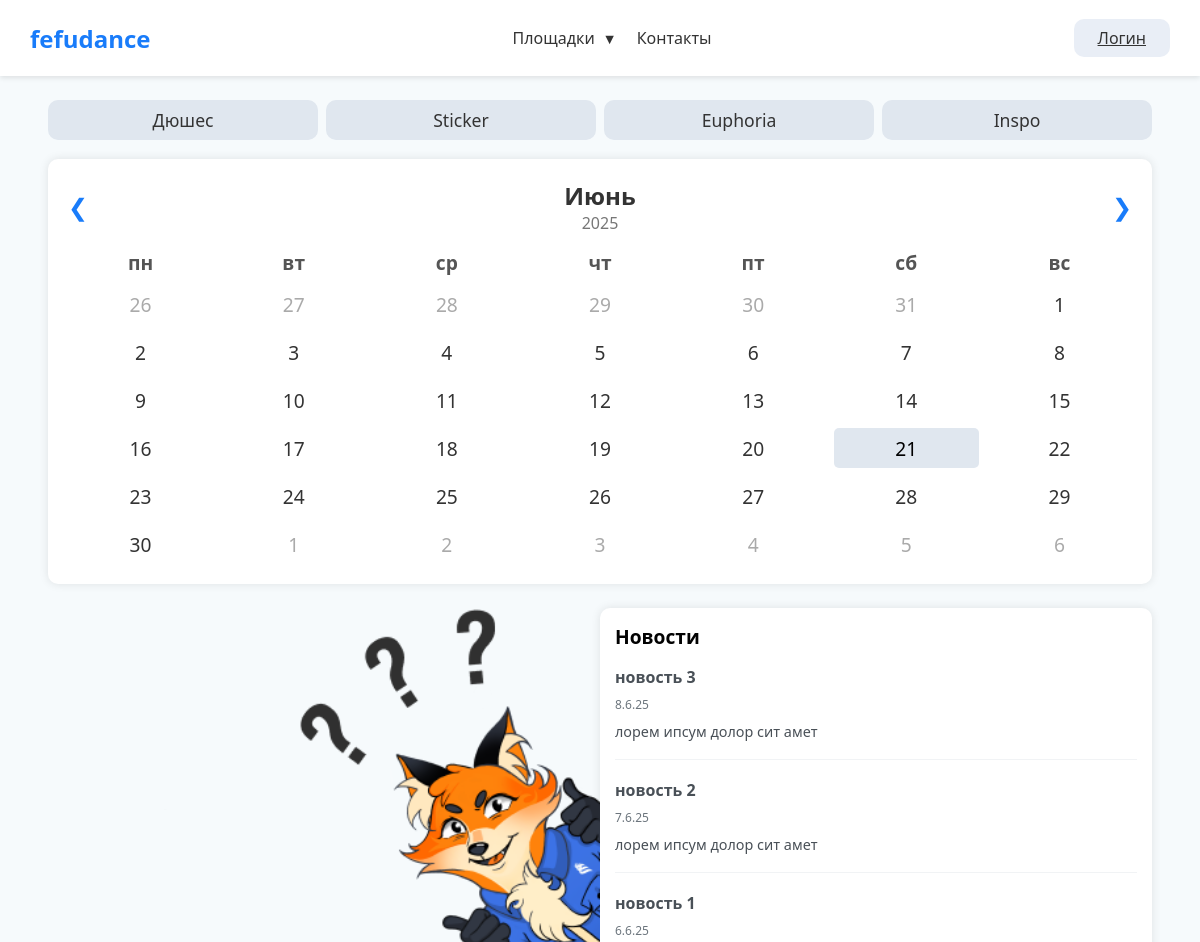
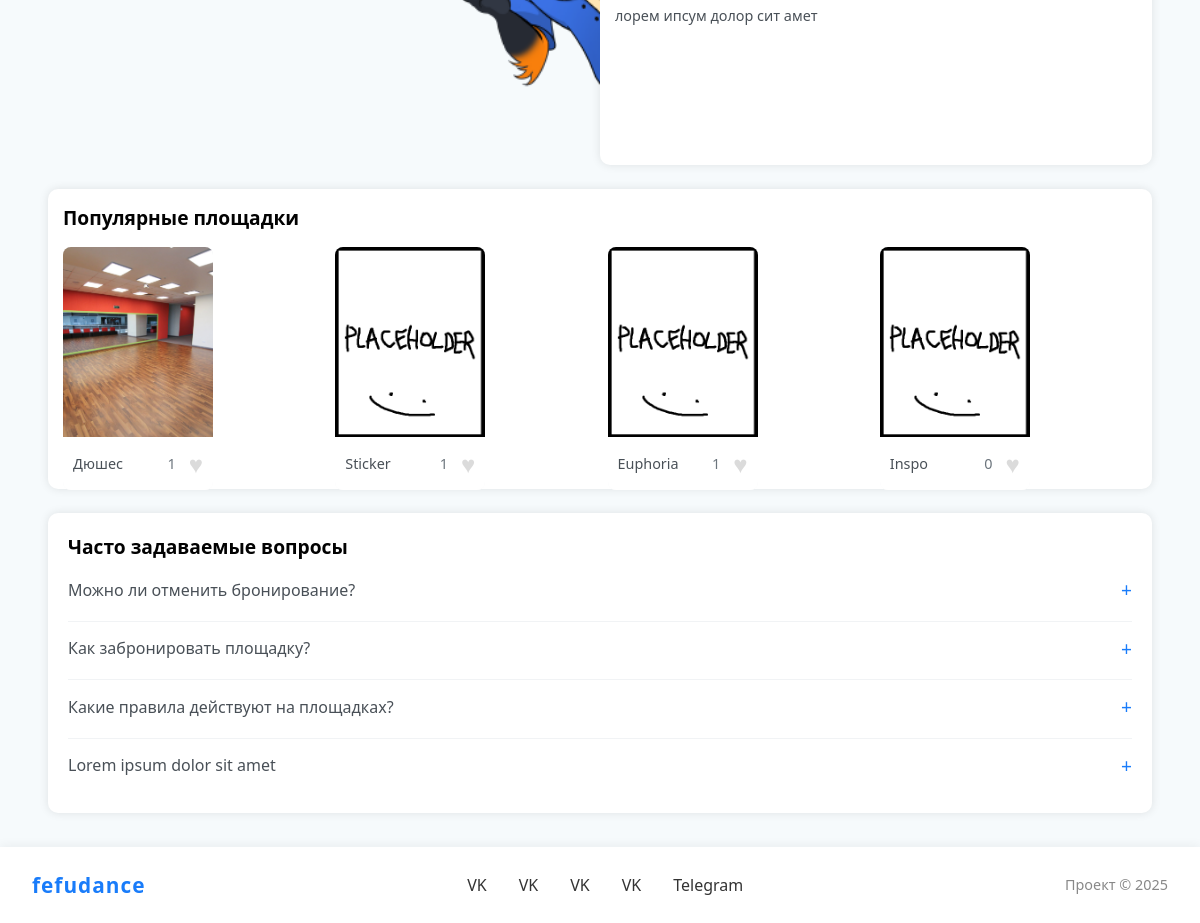
The page / on the database its author committed (2 pictures, top to bottom).
### tables this page shows
CREATE TABLE Photo (
    id INTEGER PRIMARY KEY AUTOINCREMENT,
    path TEXT NOT NULL,
    name TEXT,
    venue_id INTEGER,
    FOREIGN KEY (venue_id) REFERENCES Venue (id)
);

CREATE TABLE Venue (
    id INTEGER PRIMARY KEY AUTOINCREMENT,
    name TEXT NOT NULL,
    description TEXT NOT NULL,
    likes INTEGER DEFAULT 0,
    template_name TEXT NOT NULL
, info TEXT);

CREATE TABLE News (
    id INTEGER PRIMARY KEY AUTOINCREMENT,
    datetime TEXT NOT NULL,
    title TEXT NOT NULL,
    content TEXT NOT NULL
);

CREATE TABLE FAQ (
    id INTEGER PRIMARY KEY AUTOINCREMENT,
    question TEXT NOT NULL,
    answer TEXT NOT NULL
);

### app.py (the view, shortened to what this page needs)
@app.route('/', methods=["POST", "GET"])
def index():
    auth_status = session.get('authenticated', False)
    user_data = session.get('user_data', None)
    auth_success = request.args.get('auth_success', False)
    error_message = session.pop('error_message', None)
    venues = get_venues_with_likes(user_data['email'] if user_data else None)
    news = get_news()
    faq = get_faq()
    return render_template('index.html',
                           auth_status=auth_status,
                           user_data=user_data,
                           auth_success=auth_success,
                           booking_success=session.pop('booking_success', False),
                           error_message=error_message,
                           CLIENT_ID=CLIENT_ID,
                           venues=venues,
                           news=news,
                           faq=faq)

### app.py (called while the page is built)
def get_news():
    connection = connect('db/dushess.db')
    cursor = connection.cursor()
    cursor.execute('SELECT datetime, title, content FROM News ORDER BY datetime DESC')
    news = cursor.fetchall()
    connection.close()
    return [{'date': n[0], 'title': n[1], 'text': n[2]} for n in news]

def get_faq():
    connection = connect('db/dushess.db')
    cursor = connection.cursor()
    cursor.execute('SELECT question, answer FROM FAQ ORDER BY id ASC')
    faq = cursor.fetchall()
    connection.close()
    return [{'question': q[0], 'answer': q[1]} for q in faq]

@app.context_processor
def inject_globals():
    return {
        'CLIENT_ID': CLIENT_ID,
        'auth_status': session.get('authenticated', False),
        'user_data': session.get('user_data', None),
        'auth_success': session.get('auth_success', False)
    }

### db.py (called while the page is built, shortened)
def get_venues_with_likes(user_email=None):
    connection = connect('db/dushess.db')
    cursor = connection.cursor()
    cursor.execute('''
        SELECT Venue.id, Venue.name, Venue.likes, Photo.path
        FROM Venue
        LEFT JOIN Photo ON Venue.id = Photo.venue_id
    ''')
    venues = cursor.fetchall()
    user_likes = set()
    result = []
    for v in venues:
        result.append({
            'id': v[0],
            'name': v[1],
            'likes': v[2],
            'image': v[3] or '',
            'liked': v[0] in user_likes
        })
    connection.close()
    return result

### templates/index.html (shortened to what this page needs)
{% extends "base.html" %}
{% block content %}
{% include 'calendar.html' %}
<div class="right-column">
    <div class="news-composite-wrapper">
        <div class="fefurry-container">
            <img src="/static/images/form-fox-desctop4.png" alt="фефурри" class="fefurry-image">
        </div>
        <div class="news-sidebar">
            <div class="news-title">Новости</div>
            <div class="news-list-scroll">
                {% for n in news %}
                    <div class="news-item">
                        <h3>{{ n.title }}</h3>
                        <div class="news-date">{{ n.date }}</div>
                        <p>{{ n.text }}</p>
                    </div>
                {% endfor %}
            </div>
        </div>
    </div>
    {% include 'venues.html' %}
</div>
{% include 'faq.html' %}
{% endblock %}</div>

### templates/base.html (shortened to what this page needs)
<!DOCTYPE html>
<html lang="ru">
<head>
    <link rel="stylesheet" href="/static/css/style.css">
</head>
<body class="index-page">
    {% include 'header.html' %}
    <div class="container">
        {% block content %}{% endblock %}
    </div>
    {% include 'footer.html' %}
</body>
</html>

### templates/header.html (shortened to what this page needs)
<header>
    <div class="logo"><a href="{{ url_for('index') }}" class="logo-link">fefudance</a></div>
    <nav class="nav">
        <div class="dropdown">
            <a href="{{ url_for('catalogue') }}" class="dropbtn">Площадки <span>&#9660;</span></a>
        </div>
        <a href="{{ url_for('contacts') }}">Контакты</a>
    </nav>
    <div class="lang-login">
        {% if auth_status %}
            <div class="dropdown user-dropdown">
                <button class="dropbtn">{{ user_data.email }} <span>&#9660;</span></button>
                <div class="dropdown-content">
                    <a href="{{ url_for('profile') }}">Профиль</a>
                    <a href="{{ url_for('logout') }}">Выйти</a>
                </div>
            </div>
        {% else %}
            <a href="https://oauth.yandex.ru/authorize?response_type=code&client_id={{ CLIENT_ID }}" class="login-btn">
                Логин
            </a>
        {% endif %}
    </div>
</header>

### templates/calendar.html (shortened to what this page needs)
<div class="calendar-wrapper">
    <div class="venue-tabs">
        {% for venue in venues %}
        <button class="venue-tab" data-venue-id="{{ venue.id }}">{{ venue.name }}</button>
        {% endfor %}
    </div>
    <div class="calendar">
        <div class="month">
            <div class="prev">&#10094;</div>
            <div>
                <h1>Июнь</h1>
                <p>2025</p>
            </div>
            <div class="next">&#10095;</div>
        </div>
        <div class="weekdays">
            <div>пн</div>
            <div>вт</div>
            <div>ср</div>
            <div>чт</div>
            <div>пт</div>
            <div>сб</div>
            <div>вс</div>
        </div>
        <div class="days">
        </div>
    </div>
</div>

### templates/venues.html
<div class="venue-likes">
    <h2 class="news-title">Популярные площадки</h2>
    <div class="venue-grid">
        {% for venue in venues %}
        <div class="venue-card">
            <div class="venue-photo">
                {% if venue.name == 'Дюшес' %}
                <a href="/dushes" class="venue-photo-link">
                {% elif venue.name == 'Sticker' %}
                <a href="/sticker" class="venue-photo-link">
                {% elif venue.name == 'Euphoria' %}
                <a href="/euphoria" class="venue-photo-link">
                {% elif venue.name == 'Inspo' %}
                <a href="/inspo" class="venue-photo-link">
                {% else %}
                <a href="#" class="venue-photo-link">
                {% endif %}
                    <img src="{{ venue.image }}" alt="{{ venue.name }}" style="width: 100%; height: 100%; object-fit: cover; display: block;">
                </a>
            </div>
            <div class="venue-info">
                <div class="venue-name">{{ venue.name }}</div>
                <div class="venue-likes-count" data-venue-id="{{ venue.id }}">
                    <span class="likes-num">{{ venue.likes }}</span>
                    <span class="like-heart{% if venue.liked %} liked{% endif %}{% if not auth_status %} disabled{% endif %}">♥</span>
                </div>
            </div>
        </div>
        {% endfor %}
    </div>
</div>

### templates/faq.html (shortened to what this page needs)
<div class="faq-section">
    <h2 class="faq-title">Часто задаваемые вопросы</h2>
    {% for item in faq %}
    <div class="faq-item">
        <label for="faq{{ loop.index }}" class="faq-question">
            {{ item.question }}
        </label>
    </div>
    {% endfor %}
</div>

### templates/footer.html
<footer class="footer">
    <div class="footer-content">
        <div class="footer-logo">fefudance</div>
        <div class="footer-links">
            <a href="https://vk.com/dushes_fefu">VK</a>
            <a href="https://vk.com/euphoriadvfu">VK</a>
            <a href="https://vk.com/stickerdvfu">VK</a>
            <a href="https://vk.com/inspodance">VK</a>
            <a href="https://t.me/s/fefudvfu">Telegram</a>
        </div>
        <div class="footer-copyright">Проект &copy; 2025</div>
    </div>
</footer>

### rows shown on the page
Photo: name "Дюшес", image (picture), likes "1"
Photo: name "Sticker", image (picture), likes "1"
Photo: name "Euphoria", image (picture), likes "1"
Photo: name "Inspo", image (picture), likes "0"
News: title "новость 3", date "8.6.25", text "лорем ипсум долор сит амет"
News: title "новость 2", date "7.6.25", text "лорем ипсум долор сит амет"
News: title "новость 1", date "6.6.25", text "лорем ипсум долор сит амет"
FAQ: question "Можно ли отменить бронирование?"
FAQ: question "Как забронировать площадку?"
FAQ: question "Какие правила действуют на площадках?"
FAQ: question "Lorem ipsum dolor sit amet"
